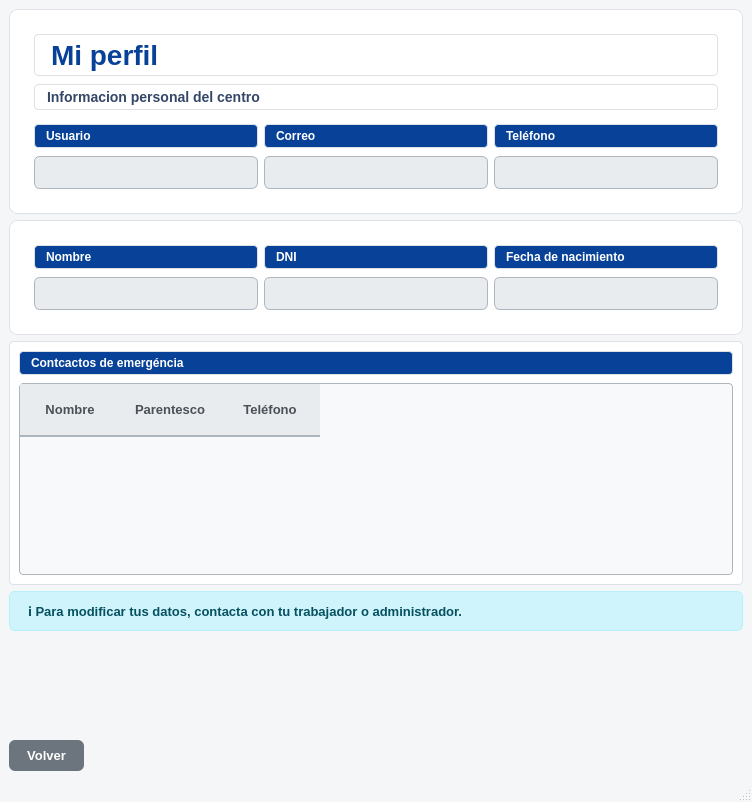
<?xml version="1.0" encoding="UTF-8"?>
<ui version="4.0">
 <class>MainWindow</class>
 <widget class="QMainWindow" name="MainWindow">
  <property name="geometry">
   <rect>
    <x>0</x>
    <y>0</y>
    <width>752</width>
    <height>802</height>
   </rect>
  </property>
  <property name="windowTitle">
   <string>MainWindow</string>
  </property>
  <property name="styleSheet">
   <string notr="true">/* =========================================
   1. FONDO GENERAL DE LA VENTANA
========================================= */
QMainWindow, QWidget#centralwidget {
    background-color: #f4f6f8;
}

/* =========================================
   2. TÍTULOS PRINCIPALES (Encabezado superior)
========================================= */
QLabel#label {
    font-family: 'Segoe UI', Arial, sans-serif;
    color: #084298 !important; 
    font-size: 28px;
    font-weight: bold;
    background-color: transparent;
}

QLabel#label_2 {
    font-family: 'Segoe UI', Arial, sans-serif;
    color: #344767 !important;
    font-size: 14px;
    font-weight: bold;
    background-color: transparent;
    margin-bottom: 8px;
}

/* =========================================
   3. ESTILO DE LAS TARJETAS (QFrame)
========================================= */
QFrame {
    background-color: #ffffff;
    border: 1px solid #dee2e6;
    border-radius: 8px;
    padding: 15px;
}

QFrame#frame_emergencia {
    padding: 0px;
    border-radius: 4px;
}

QFrame#frame_emergencia QTableWidget {
    margin: 0px;
    padding: 0px;
    border-radius: 4px;
}

/* =========================================
   4. LABELS (Cajas Azules y Letras Blancas)
========================================= */
QLabel {
    font-family: 'Segoe UI', Arial, sans-serif;
    font-size: 12px;
    font-weight: bold;
    color: #ffffff;
    background-color: #084298;
    border-radius: 4px;
    padding: 4px 8px;
    margin-bottom: 2px;
}

QLabel[objectName^=&quot;lbl_titulo_&quot;] { 
    color: #495057;
    background-color: transparent;
    font-size: 16px;
    font-weight: bold;
    padding: 0px;
    padding-bottom: 6px;
    border-bottom: 1px solid #e9ecef;
}

/* =========================================
   5. CAMPOS DE TEXTO (QLineEdit)
========================================= */
QLineEdit {
    font-family: 'Segoe UI', Arial, sans-serif;
    background-color: #e9ecef;
    border: 1px solid #adb5bd;
    border-radius: 6px;
    padding: 7px 10px;
    font-size: 13px;
    color: #495057;
}

QLineEdit:focus {
    border: 1px solid #86b7fe; 
    background-color: #ffffff; 
}

/* =========================================
   6. TABLA DE CONTACTOS DE EMERGENCIA
========================================= */
QTableWidget {
    background-color: #f8f9fa; 
    border: 1px solid #adb5bd; 
    border-radius: 4px;
    gridline-color: #ced4da;   
    font-family: 'Segoe UI', Arial, sans-serif;
    font-size: 13px;
    color: #495057;
    min-height: 180px;
}

QHeaderView {
    background-color: transparent;
    border: none;
    padding: 0px;
    margin: 0px;
}

QHeaderView::section {
    background-color: #e9ecef; 
    color: #495057;
    padding: 8px;
    font-weight: bold;
    font-size: 13px;
    border: none;
    border-bottom: 2px solid #adb5bd;
    min-height: 35px;
}

QTableWidget::item {
    padding: 8px;
    border-bottom: 1px solid #dee2e6;
    color: #495057;
    background-color: transparent;
}

QTableWidget::item:selected {
    background-color: #e8f0fe;
    color: #084298;
}

/* =========================================
   7. MENSAJE DE AVISO
========================================= */
QLabel#lbl_aviso_modificar {
    font-family: 'Segoe UI', Arial, sans-serif;
    font-size: 13px;
    font-weight: 500;
    color: #055160;             
    background-color: #cff4fc;
    border: 1px solid #b6effb;  
    border-radius: 6px;
    padding: 10px 15px;
}

/* =========================================
   8. BOTÓN VOLVER
========================================= */
QPushButton#btn_volver {
    font-family: 'Segoe UI', Arial, sans-serif;
    font-weight: bold;
    font-size: 13px;
    border-radius: 6px;
    padding: 8px 18px;
    background-color: #6c757d;
    color: #ffffff;
    border: none;
}

QPushButton#btn_volver:hover {
    background-color: #5a6268;
}</string>
  </property>
  <widget class="QWidget" name="centralwidget">
   <property name="styleSheet">
    <string notr="true"/>
   </property>
   <layout class="QVBoxLayout" name="verticalLayout_5">
    <item>
     <widget class="QFrame" name="frame_cuenta">
      <property name="frameShape">
       <enum>QFrame::Shape::StyledPanel</enum>
      </property>
      <property name="frameShadow">
       <enum>QFrame::Shadow::Raised</enum>
      </property>
      <layout class="QVBoxLayout" name="verticalLayout_4">
       <item>
        <widget class="QLabel" name="label">
         <property name="maximumSize">
          <size>
           <width>16777215</width>
           <height>16777215</height>
          </size>
         </property>
         <property name="font">
          <font>
           <family>Segoe UI</family>
           <pointsize>-1</pointsize>
           <bold>true</bold>
          </font>
         </property>
         <property name="text">
          <string>Mi perfil</string>
         </property>
        </widget>
       </item>
       <item>
        <widget class="QLabel" name="label_2">
         <property name="maximumSize">
          <size>
           <width>16777215</width>
           <height>100</height>
          </size>
         </property>
         <property name="font">
          <font>
           <family>Segoe UI</family>
           <pointsize>-1</pointsize>
           <bold>true</bold>
          </font>
         </property>
         <property name="text">
          <string>Informacion personal del centro</string>
         </property>
        </widget>
       </item>
       <item>
        <layout class="QVBoxLayout" name="verticalLayout_3">
         <item>
          <layout class="QHBoxLayout" name="horizontalLayout_3">
           <item>
            <widget class="QLabel" name="label_3">
             <property name="text">
              <string>Usuario</string>
             </property>
            </widget>
           </item>
           <item>
            <widget class="QLabel" name="label_4">
             <property name="text">
              <string>Correo</string>
             </property>
            </widget>
           </item>
           <item>
            <widget class="QLabel" name="label_11">
             <property name="text">
              <string>Teléfono</string>
             </property>
            </widget>
           </item>
          </layout>
         </item>
         <item>
          <layout class="QHBoxLayout" name="horizontalLayout_4">
           <item>
            <widget class="QLineEdit" name="txt_usuario">
             <property name="readOnly">
              <bool>true</bool>
             </property>
            </widget>
           </item>
           <item>
            <widget class="QLineEdit" name="txt_email">
             <property name="readOnly">
              <bool>true</bool>
             </property>
            </widget>
           </item>
           <item>
            <widget class="QLineEdit" name="txt_telefono">
             <property name="readOnly">
              <bool>true</bool>
             </property>
            </widget>
           </item>
          </layout>
         </item>
        </layout>
       </item>
      </layout>
     </widget>
    </item>
    <item>
     <widget class="QFrame" name="frame_personales">
      <property name="frameShape">
       <enum>QFrame::Shape::StyledPanel</enum>
      </property>
      <property name="frameShadow">
       <enum>QFrame::Shadow::Raised</enum>
      </property>
      <layout class="QVBoxLayout" name="verticalLayout_2">
       <item>
        <layout class="QHBoxLayout" name="horizontalLayout">
         <item>
          <widget class="QLabel" name="label_5">
           <property name="text">
            <string>Nombre</string>
           </property>
          </widget>
         </item>
         <item>
          <widget class="QLabel" name="label_6">
           <property name="text">
            <string>DNI</string>
           </property>
          </widget>
         </item>
         <item>
          <widget class="QLabel" name="label_7">
           <property name="text">
            <string>Fecha de nacimiento</string>
           </property>
          </widget>
         </item>
        </layout>
       </item>
       <item>
        <layout class="QHBoxLayout" name="horizontalLayout_2">
         <item>
          <widget class="QLineEdit" name="txt_nombre">
           <property name="readOnly">
            <bool>true</bool>
           </property>
          </widget>
         </item>
         <item>
          <widget class="QLineEdit" name="txt_dni">
           <property name="readOnly">
            <bool>true</bool>
           </property>
          </widget>
         </item>
         <item>
          <widget class="QLineEdit" name="txt_fecha_naciemiento">
           <property name="readOnly">
            <bool>true</bool>
           </property>
          </widget>
         </item>
        </layout>
       </item>
      </layout>
     </widget>
    </item>
    <item>
     <widget class="QFrame" name="frame_emergencia">
      <property name="frameShape">
       <enum>QFrame::Shape::StyledPanel</enum>
      </property>
      <property name="frameShadow">
       <enum>QFrame::Shadow::Raised</enum>
      </property>
      <layout class="QVBoxLayout" name="verticalLayout">
       <item>
        <widget class="QLabel" name="label_8">
         <property name="text">
          <string>Contcactos de emergéncia</string>
         </property>
        </widget>
       </item>
       <item>
        <widget class="QTableWidget" name="tableWidget">
         <property name="minimumSize">
          <size>
           <width>150</width>
           <height>182</height>
          </size>
         </property>
         <property name="editTriggers">
          <set>QAbstractItemView::EditTrigger::NoEditTriggers</set>
         </property>
         <property name="selectionBehavior">
          <enum>QAbstractItemView::SelectionBehavior::SelectRows</enum>
         </property>
         <column>
          <property name="text">
           <string>Nombre</string>
          </property>
          <property name="font">
           <font>
            <pointsize>9</pointsize>
           </font>
          </property>
         </column>
         <column>
          <property name="text">
           <string>Parentesco</string>
          </property>
          <property name="font">
           <font>
            <pointsize>9</pointsize>
           </font>
          </property>
         </column>
         <column>
          <property name="text">
           <string>Teléfono</string>
          </property>
          <property name="font">
           <font>
            <pointsize>9</pointsize>
           </font>
          </property>
         </column>
        </widget>
       </item>
      </layout>
     </widget>
    </item>
    <item>
     <widget class="QLabel" name="lbl_aviso_modificar">
      <property name="maximumSize">
       <size>
        <width>16777215</width>
        <height>50</height>
       </size>
      </property>
      <property name="text">
       <string>ℹ Para modificar tus datos, contacta con tu trabajador o administrador.</string>
      </property>
     </widget>
    </item>
    <item>
     <spacer name="verticalSpacer">
      <property name="orientation">
       <enum>Qt::Orientation::Vertical</enum>
      </property>
      <property name="sizeHint" stdset="0">
       <size>
        <width>20</width>
        <height>9</height>
       </size>
      </property>
     </spacer>
    </item>
    <item>
     <layout class="QHBoxLayout" name="horizontalLayout_5">
      <item>
       <widget class="QPushButton" name="btn_volver">
        <property name="maximumSize">
         <size>
          <width>200</width>
          <height>16777215</height>
         </size>
        </property>
        <property name="text">
         <string>Volver</string>
        </property>
       </widget>
      </item>
      <item>
       <spacer name="horizontalSpacer">
        <property name="orientation">
         <enum>Qt::Orientation::Horizontal</enum>
        </property>
        <property name="sizeHint" stdset="0">
         <size>
          <width>40</width>
          <height>20</height>
         </size>
        </property>
       </spacer>
      </item>
     </layout>
    </item>
   </layout>
  </widget>
  <widget class="QStatusBar" name="statusbar"/>
 </widget>
 <resources/>
 <connections/>
</ui>
